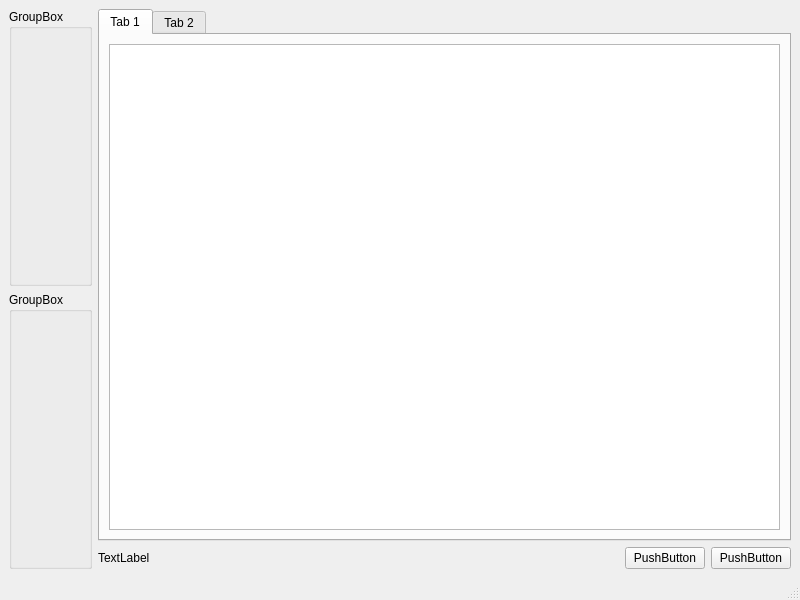
<?xml version="1.0" encoding="UTF-8"?>
<ui version="4.0">
 <class>MainWindow</class>
 <widget class="QMainWindow" name="MainWindow">
  <property name="geometry">
   <rect>
    <x>0</x>
    <y>0</y>
    <width>800</width>
    <height>600</height>
   </rect>
  </property>
  <property name="windowTitle">
   <string>MainWindow</string>
  </property>
  <widget class="QWidget" name="centralwidget">
   <layout class="QHBoxLayout" name="horizontalLayout">
    <item>
     <layout class="QVBoxLayout" name="verticalLayout">
      <item>
       <widget class="QGroupBox" name="groupBox">
        <property name="title">
         <string>GroupBox</string>
        </property>
       </widget>
      </item>
      <item>
       <widget class="QGroupBox" name="groupBox_2">
        <property name="title">
         <string>GroupBox</string>
        </property>
       </widget>
      </item>
     </layout>
    </item>
    <item>
     <layout class="QVBoxLayout" name="verticalLayout_2">
      <item>
       <widget class="QTabWidget" name="tabWidget">
        <widget class="QWidget" name="tab">
         <attribute name="title">
          <string>Tab 1</string>
         </attribute>
         <layout class="QHBoxLayout" name="horizontalLayout_3">
          <item>
           <widget class="QTableView" name="tableView"/>
          </item>
         </layout>
        </widget>
        <widget class="QWidget" name="tab_2">
         <attribute name="title">
          <string>Tab 2</string>
         </attribute>
        </widget>
       </widget>
      </item>
      <item>
       <layout class="QHBoxLayout" name="horizontalLayout_2">
        <item>
         <widget class="QLabel" name="label">
          <property name="text">
           <string>TextLabel</string>
          </property>
         </widget>
        </item>
        <item>
         <spacer name="horizontalSpacer">
          <property name="orientation">
           <enum>Qt::Horizontal</enum>
          </property>
          <property name="sizeHint" stdset="0">
           <size>
            <width>40</width>
            <height>20</height>
           </size>
          </property>
         </spacer>
        </item>
        <item>
         <widget class="QPushButton" name="pushButton">
          <property name="text">
           <string>PushButton</string>
          </property>
         </widget>
        </item>
        <item>
         <widget class="QPushButton" name="pushButton_2">
          <property name="text">
           <string>PushButton</string>
          </property>
         </widget>
        </item>
       </layout>
      </item>
     </layout>
    </item>
   </layout>
  </widget>
  <widget class="QMenuBar" name="menubar">
   <property name="geometry">
    <rect>
     <x>0</x>
     <y>0</y>
     <width>800</width>
     <height>20</height>
    </rect>
   </property>
  </widget>
  <widget class="QStatusBar" name="statusbar"/>
 </widget>
 <resources/>
 <connections/>
</ui>
